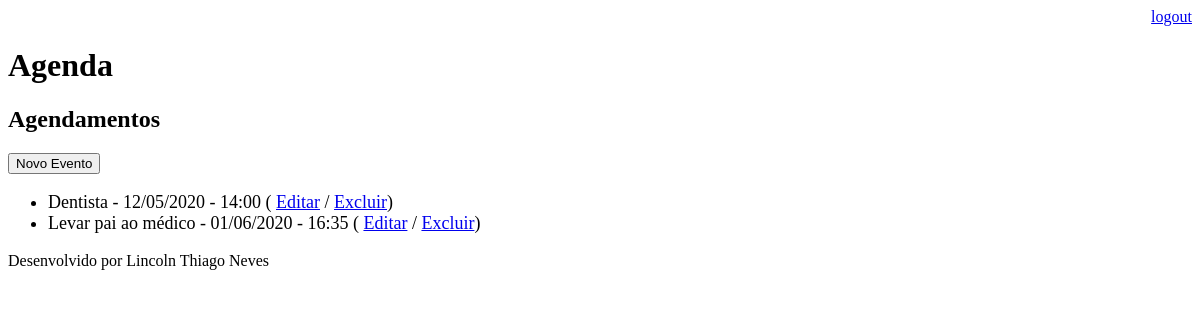
/agenda/ (signed in), run on an earlier commit of the app's database.
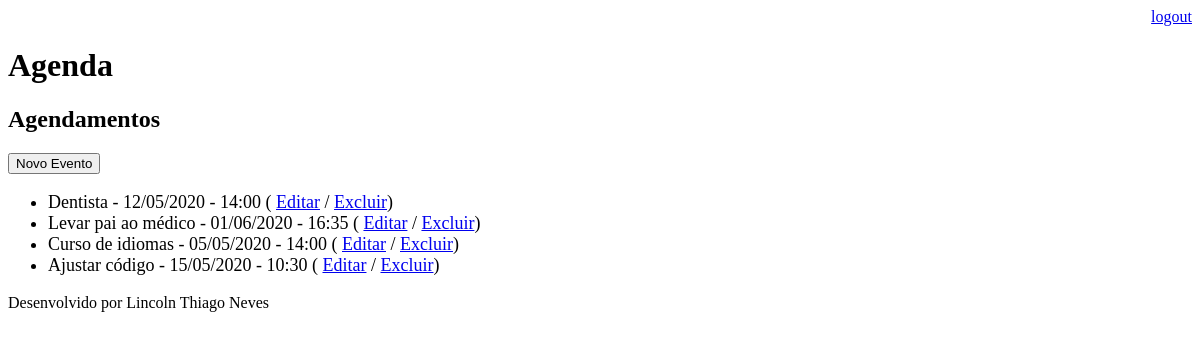
And on a later commit of the database.
### core/models.py (models this page shows, shortened)
class Evento(models.Model):
    titulo = models.CharField(max_length=100)
    descricao = models.TextField(blank=True, null=True)
    data_evento = models.DateTimeField(verbose_name='Data do Evento')
    data_criacao = models.DateTimeField(auto_now=True, verbose_name='Data de Criação')
    usuario = models.ForeignKey(User, on_delete=models.CASCADE)
    class Meta:
        db_table = 'evento'
    def get_data_evento(self):
        return self.data_evento.strftime('%d/%m/%Y - %H:%M')

### core/views.py (the view)
# urls.py: path('agenda/', views.lista_eventos),
@login_required(login_url='/login/')
def lista_eventos(request):
    usuario = request.user
    evento = Evento.objects.filter(usuario=usuario)
    dados = {'evento': evento}
    return render(request, 'agenda.html', dados)

### templates/agenda.html
{% extends "model-page.html" %}
{% block content %}
    <h2>Agendamentos</h2>
    <a href="evento/">
        <button type="button">Novo Evento</button>
    </a>
    <ul style="font-size: 18px">
        {% for evento in evento %}
            <li>
                {{ evento.titulo }} - {{ evento.get_data_evento }}
                ( <a href="evento/?id={{ evento.id }}">Editar</a>
                / <a href="evento/delete/{{ evento.id }}/">Excluir</a>)
            </li>
        {% endfor %}
    </ul>
{% endblock %}

What changed in the data, as far as the page shows it:
added Evento: titulo "Curso de idiomas", get_data_evento "05/05/2020 - 14:00"
added Evento: titulo "Ajustar código", get_data_evento "15/05/2020 - 10:30"
